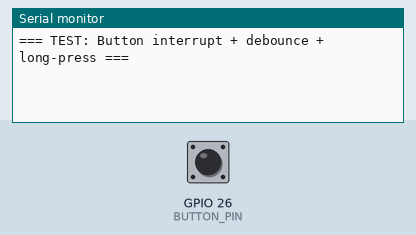
Bench run of a sketch on a simulated ESP32. On the bench: the last lines printed to the serial monitor. The inputs (shaded band) are chosen by the test bench; at power-on: GPIO 26 (BUTTON_PIN) HIGH.

Above: at 1.5 s.
1.6 s: GPIO 26 (BUTTON_PIN) pulled LOW for 0.15 s
At 2.4 s:
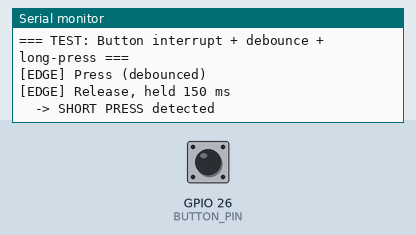
3.2 s: GPIO 26 (BUTTON_PIN) pulled LOW for 3.2 s
At 4.1 s:
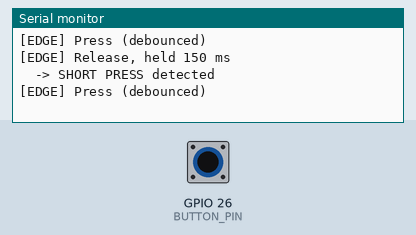
7.9 s: GPIO 26 (BUTTON_PIN) pulled LOW for 1 s
At 9.6 s:
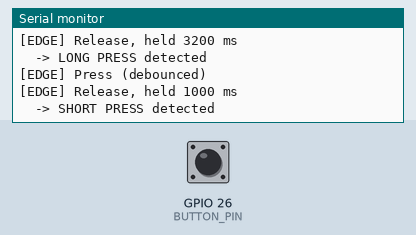

The sketch:

Pushbutton_debounce.ino
```cpp
#include <Arduino.h>

#define BUTTON_PIN 26
const unsigned long LONG_PRESS_MS = 3000;
const unsigned long DEBOUNCE_MS   = 40;

volatile bool          buttonChanged  = false;
volatile bool          buttonLevelLow = false;
volatile unsigned long buttonEdgeMs   = 0;

void IRAM_ATTR onButtonEdge() {
  buttonLevelLow = (digitalRead(BUTTON_PIN) == LOW);
  buttonEdgeMs   = millis();
  buttonChanged  = true;
}

void setup() {
  Serial.begin(115200);
  delay(300);
  Serial.println(F("=== TEST: Button interrupt + debounce + long-press ==="));
  pinMode(BUTTON_PIN, INPUT_PULLUP);
  attachInterrupt(digitalPinToInterrupt(BUTTON_PIN), onButtonEdge, CHANGE);
}

void loop() {
  static bool pressedState = false;
  static unsigned long pressStartMs = 0;
  static unsigned long lastPressMs = 0;
  static unsigned long lastReleaseMs = 0;

  if (!buttonChanged) return;

  bool levelLow;
  unsigned long edgeMs;
  noInterrupts();
  levelLow      = buttonLevelLow;
  edgeMs        = buttonEdgeMs;
  buttonChanged = false;
  interrupts();

  if (levelLow && !pressedState) {
    if (edgeMs - lastPressMs < DEBOUNCE_MS) return;
    lastPressMs = edgeMs;
    pressedState = true;
    pressStartMs = edgeMs;
    Serial.println(F("[EDGE] Press (debounced)"));
  } else if (!levelLow && pressedState) {
    if (edgeMs - lastReleaseMs < DEBOUNCE_MS) return;
    lastReleaseMs = edgeMs;
    pressedState = false;
    unsigned long heldFor = edgeMs - pressStartMs;
    Serial.print(F("[EDGE] Release, held "));
    Serial.print(heldFor);
    Serial.println(F(" ms"));
    if (heldFor >= LONG_PRESS_MS) {
      Serial.println(F("  -> LONG PRESS detected"));
    } else {
      Serial.println(F("  -> SHORT PRESS detected"));
    }
  }
}
```

Measured:
- after the input at 1.6 s, the serial monitor: prints a new line at once (image 1)
- after the input at 7.9 s, the serial monitor: prints a new line at once (image 3)
